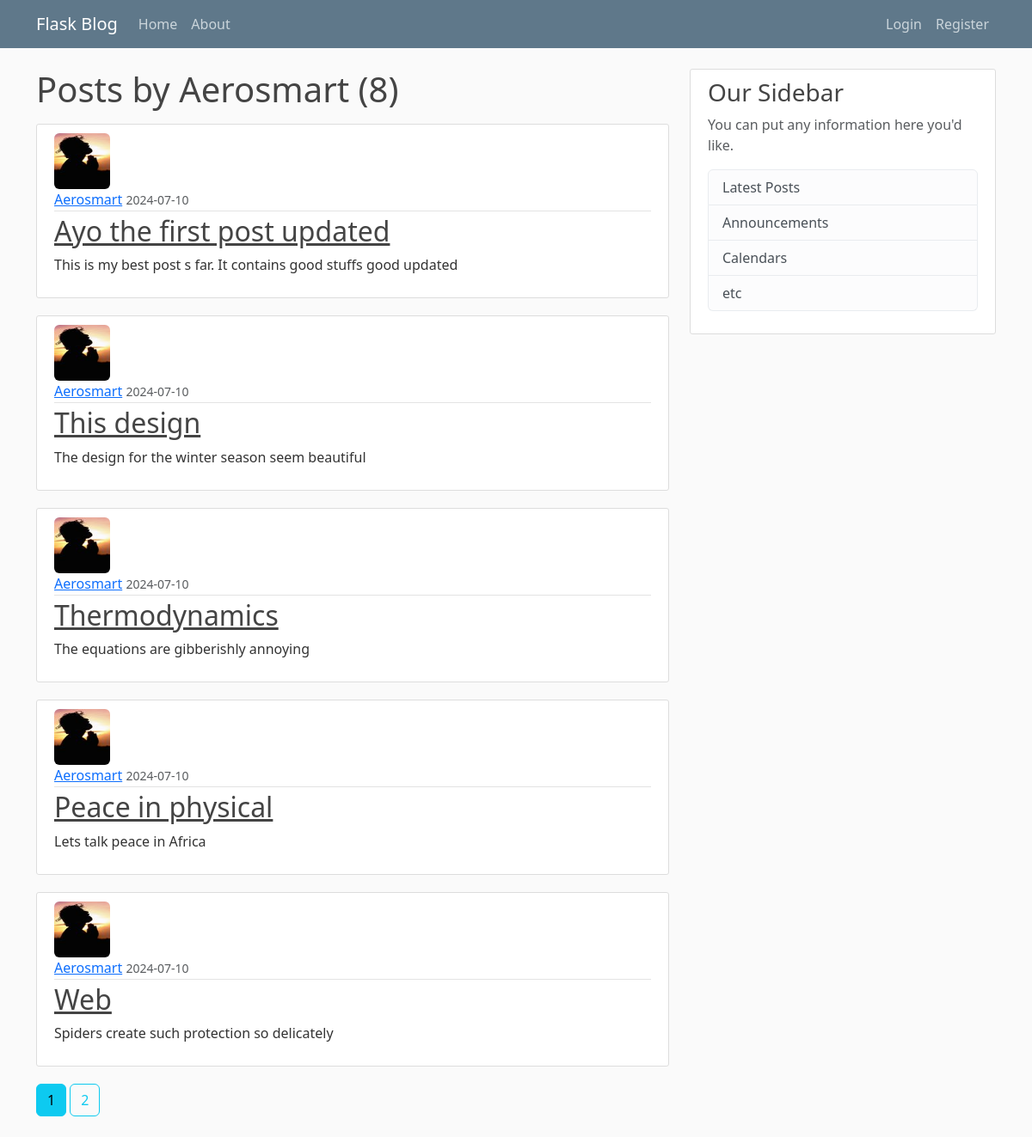
Page /user/Aerosmart on the committed database.
### flaskblog/models.py (models this page shows, shortened)
class User(db.Model, UserMixin):
    id = db.Column(db.Integer, primary_key=True)
    username = db.Column(db.String(20), unique=True, nullable=False)
    email = db.Column(db.String(120), unique=True, nullable=False)
    image_file = db.Column(db.String(20), nullable=False, default='default.jpg')
    password = db.Column(db.String(60), nullable=False)
    posts = db.relationship('Post', backref='author', lazy=True)  # 'Post' means that posts has a relationship with the 'Post' model. "backref='author'" means 'author should ordinarily be in the 'Post' model as a table, but it has a relationship with the Post model(The relationship is a 'one to many' relationship; that is 'one author/user making many posts' but 'one post belongs to only one author/user'). 'lazy=True' means SQLAlchemy will load the database in one go. 'author' alone gives 'Úser.query.all()'; meaning it gives the entire User object elements -('username', 'email' and 'image_file')

class Post(db.Model):
    id = db.Column(db.Integer, primary_key=True)
    title = db.Column(db.String(100), nullable=False)
    date_posted = db.Column(db.DateTime, nullable=False, default=datetime.now())
    content = db.Column(db.Text, nullable=False)
    user_id = db.Column(db.Integer, db.ForeignKey('user.id'), nullable=False)

### flaskblog/users/routes.py (the view)
@users.route("/user/<string:username>")
def user_posts(username):  # this function is created to see all the posts created by a particular user with a username
    page = request.args.get('page', 1, type=int)  # 'page' here means the page number(not number of pages)
    user = User.query.filter_by(username=username).first_or_404()
    posts = Post.query.filter_by(author=user).order_by(Post.date_posted.desc()).paginate(page=page, per_page=5)  # 'order_by(Post.date_posted.desc())' means to display the objects in descending order on date bases, with the latest post appearing as first adn others fall under it. 'per_page' here means the number of items(content) per page.
    return render_template("user_posts.html", posts=posts, user=user)

### flaskblog/templates/user_posts.html
{% extends 'layout.html' %}
{% block content %}
    <h1 class="mb-3">Posts by {{ user.username }}  ({{ posts.total }})</h1>
    {% for post in posts.items %}
        <article class="media content-section">
            <img class="rounded circle  article-img" src="{{ url_for('static', filename='profile_pics/' + post.author.image_file) }}">
            <div class="media-body">
                <div class="article-metadata">
                    <a class="mr-2" href="{{ url_for('users.user_posts', username=post.author.username) }}">{{ post.author.username }}</a>
                    <small class="text-muted">{{ post.date_posted.strftime('%Y-%m-%d') }}</small>
                </div>
                <h2><a class="article-title" href="{{ url_for('posts.post', post_id=post.id) }}">{{ post.title }}</a></h2>
                <p class="article-content">{{ post.content }}</p>
            </div>
        </article>
    {% endfor %}
    {% for page_num in posts.iter_pages(left_edge=1, right_edge=1, left_current=1, right_current=2) %}
        {% if page_num %}
            {% if posts.page == page_num %}
                <a class="btn btn-info mb-4" href="{{ url_for('users.user_posts', username=user.username, page=page_num) }}">{{ page_num }}</a>
            {% else %}
                <a class="btn btn-outline-info mb-4" href="{{ url_for('users.user_posts', username=user.username, page=page_num) }}">{{ page_num }}</a>
            {% endif %}
        {% else %}
            ...
        {% endif %}
    {% endfor %}
{% endblock content %}

### flaskblog/static/main.css (style rules this page uses)
body { background: #fafafa; color: #333333; margin-top: 5rem; }
h1, h2, h3, h4, h5, h6 { color: #444444; }
.content-section { background: #ffffff; padding: 10px 20px; border: 1px solid #dddddd; border-radius: 3px; margin-bottom: 20px; }
.article-title { color: #444444; }
.article-content { white-space: pre-line; }
.article-img { height: 65px; width: 65px; margin-right: 16px; }
.article-metadata { padding-bottom: 1px; margin-bottom: 4px; border-bottom: 1px solid #e3e3e3 }

### rows in the picture
User: username "Aerosmart"
Post: image_file (picture), author.username "Aerosmart", date_posted "2024-07-10", title "Ayo the first post updated", content "This is my best post s far. It contains good stuffs good updated"
Post: image_file (picture), author.username "Aerosmart", date_posted "2024-07-10", title "This design", content "The design for the winter season seem beautiful"
Post: image_file (picture), author.username "Aerosmart", date_posted "2024-07-10", title "Thermodynamics", content "The equations are gibberishly annoying"
Post: image_file (picture), author.username "Aerosmart", date_posted "2024-07-10", title "Peace in physical", content "Lets talk peace in Africa"
Post: image_file (picture), author.username "Aerosmart", date_posted "2024-07-10", title "Web", content "Spiders create such protection so delicately"

### other values in the picture
{{ posts.total }} "8"
{{ page_num }} "1"
{{ page_num }} "2"
